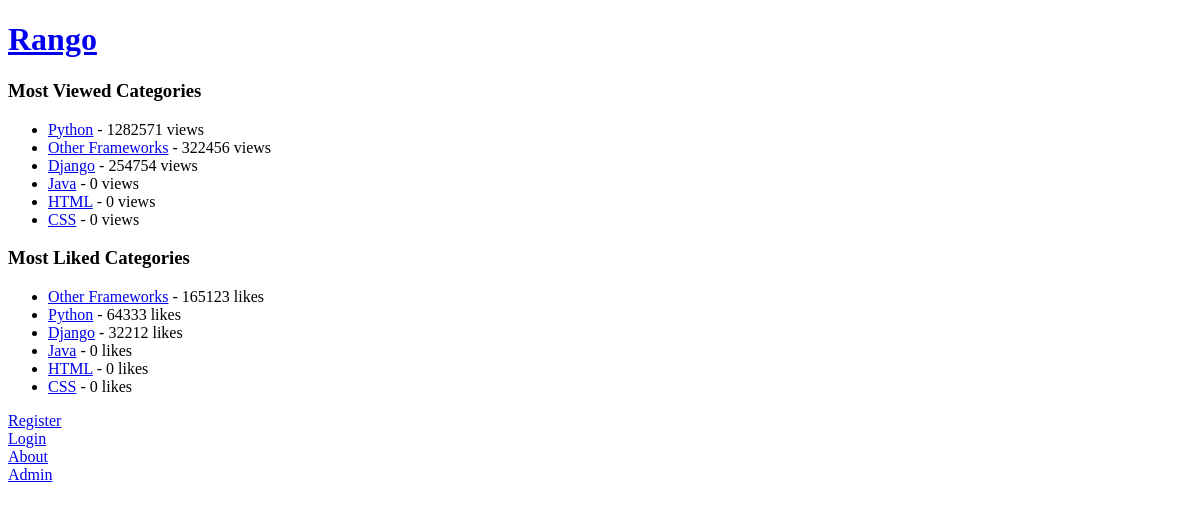
The app's page /rango/, older data.
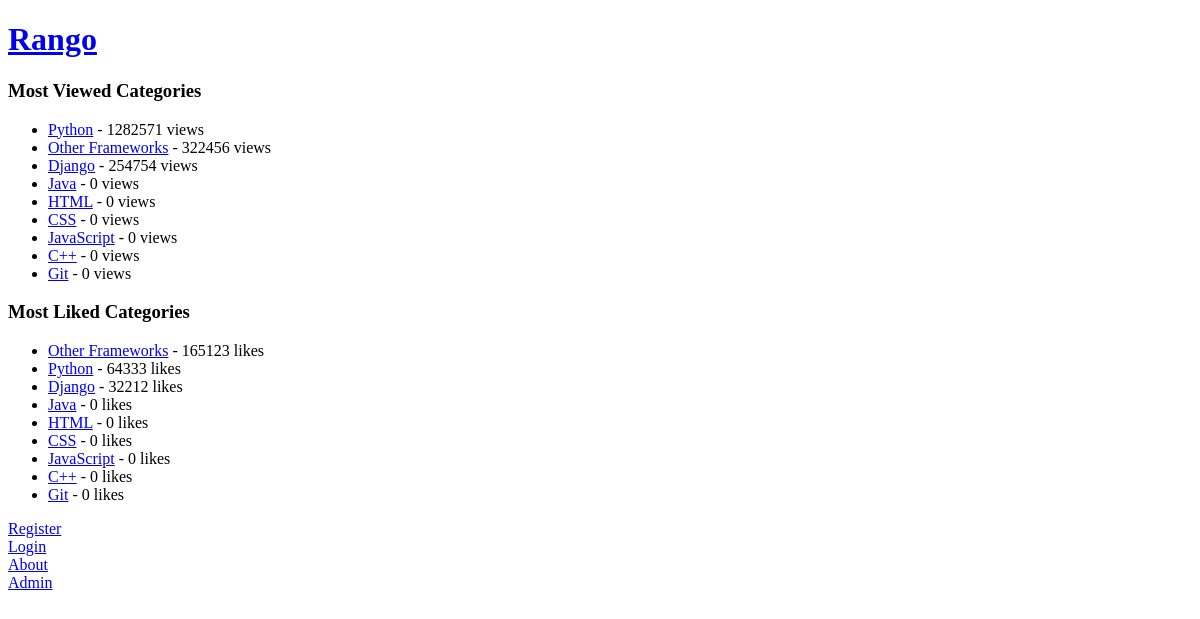
The same page, newer data.
### rango/models.py (models this page shows, shortened)
class Category(models.Model):
    name = models.CharField(max_length=128, unique=True)
    likes = models.IntegerField(default=0)
    views = models.IntegerField(default=0)
    slug = models.SlugField()
    class Meta:
        verbose_name_plural = "categories"

### rango/views.py (the view)
def index(request):
    context_dict = {}
    category_list_likes = Category.objects.order_by('-likes')#[:5]
    context_dict['categories_by_likes'] = category_list_likes
    category_list_views = Category.objects.order_by('-views')#[:5]
    context_dict['categories_by_views'] = category_list_views
    return render(request, 'rango/index.html', context_dict)

### templates/rango/index.html (shortened to what this page needs)
<!DOCTYPE html>
<html>
    <head>
    </head>
    <body>
        <h1><a href="/rango/">Rango</a></h1>
        {% if categories_by_views %}
            <h3>Most Viewed Categories</h3>
            <ul>
                {% for category in categories_by_views %}
                    <li>
                        <a href="/rango/category/{{ category.slug }}">
                            {{ category.name }}</a>
                        - {{ category.views }} views
                    </li>
                {% endfor %}
            </ul>
        {% else %}
            <strong>There are no categories present.</strong>
        {% endif %}
        {% if categories_by_likes %}
            <h3>Most Liked Categories</h3>
            <ul>
                {% for category in categories_by_likes %}
                    <li>
                        <a href="/rango/category/{{ category.slug }}">
                            {{ category.name }}</a>
                        - {{ category.likes }} likes
                    </li>
                {% endfor %}
            </ul>
        {% endif %}
        {% if user.is_authenticated %}
            <a href="/rango/add_category/">Add a new category</a><br/>
            <a href="/rango/logout/">Logout</a><br/>
        {% else %}
            <a href="/rango/register/">Register</a><br/>
            <a href="/rango/login/">Login</a><br/>
        {% endif %}
        <a href="/rango/about/">About</a><br/>
        <a href="/admin/">Admin</a><br/>
    </body>
</html>

Row changes from the older to the newer data that the page shows:
added Category: name "JavaScript", views "0", likes "0"
added Category: name "C++", views "0", likes "0"
added Category: name "Git", views "0", likes "0"
